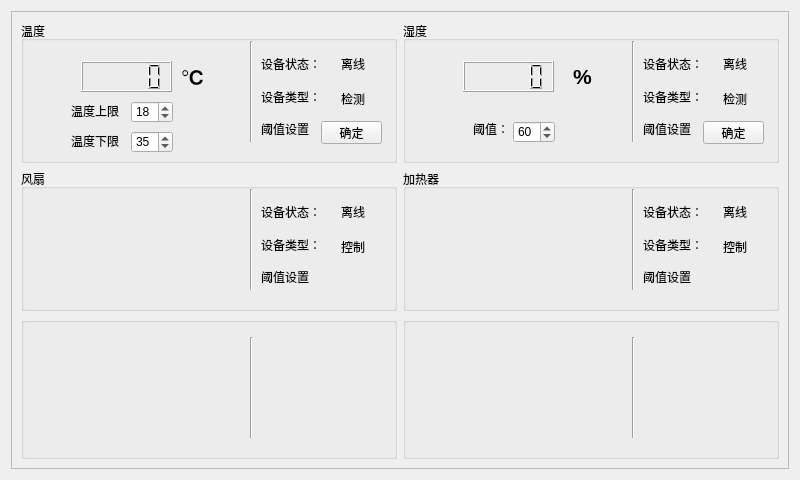
<?xml version="1.0" encoding="UTF-8"?>
<ui version="4.0">
 <class>homeForm</class>
 <widget class="QWidget" name="homeForm">
  <property name="geometry">
   <rect>
    <x>0</x>
    <y>0</y>
    <width>800</width>
    <height>480</height>
   </rect>
  </property>
  <property name="maximumSize">
   <size>
    <width>800</width>
    <height>480</height>
   </size>
  </property>
  <property name="windowTitle">
   <string>Form</string>
  </property>
  <property name="autoFillBackground">
   <bool>true</bool>
  </property>
  <layout class="QGridLayout" name="gridLayout">
   <item row="0" column="1">
    <widget class="QScrollArea" name="scrollArea">
     <property name="minimumSize">
      <size>
       <width>100</width>
       <height>50</height>
      </size>
     </property>
     <property name="widgetResizable">
      <bool>true</bool>
     </property>
     <widget class="QWidget" name="scrollAreaWidgetContents">
      <property name="geometry">
       <rect>
        <x>0</x>
        <y>0</y>
        <width>780</width>
        <height>460</height>
       </rect>
      </property>
      <layout class="QGridLayout" name="gridLayout_2">
       <item row="0" column="0">
        <widget class="QGroupBox" name="groupBox">
         <property name="title">
          <string>温度</string>
         </property>
         <widget class="Line" name="line">
          <property name="geometry">
           <rect>
            <x>220</x>
            <y>20</y>
            <width>20</width>
            <height>101</height>
           </rect>
          </property>
          <property name="orientation">
           <enum>Qt::Vertical</enum>
          </property>
         </widget>
         <widget class="QLCDNumber" name="tempNumber">
          <property name="geometry">
           <rect>
            <x>60</x>
            <y>40</y>
            <width>91</width>
            <height>31</height>
           </rect>
          </property>
         </widget>
         <widget class="QSpinBox" name="tempdwspinBox">
          <property name="geometry">
           <rect>
            <x>110</x>
            <y>110</y>
            <width>42</width>
            <height>22</height>
           </rect>
          </property>
          <property name="value">
           <number>35</number>
          </property>
         </widget>
         <widget class="QLabel" name="label_4">
          <property name="geometry">
           <rect>
            <x>50</x>
            <y>110</y>
            <width>51</width>
            <height>20</height>
           </rect>
          </property>
          <property name="text">
           <string>温度下限</string>
          </property>
         </widget>
         <widget class="QLabel" name="label_17">
          <property name="geometry">
           <rect>
            <x>160</x>
            <y>40</y>
            <width>51</width>
            <height>31</height>
           </rect>
          </property>
          <property name="text">
           <string>&lt;html&gt;&lt;head/&gt;&lt;body&gt;&lt;p&gt;&lt;span style=&quot; font-size:16pt; font-weight:600;&quot;&gt;℃&lt;/span&gt;&lt;/p&gt;&lt;/body&gt;&lt;/html&gt;</string>
          </property>
         </widget>
         <widget class="QPushButton" name="tempButton">
          <property name="geometry">
           <rect>
            <x>300</x>
            <y>100</y>
            <width>61</width>
            <height>23</height>
           </rect>
          </property>
          <property name="text">
           <string>确定</string>
          </property>
         </widget>
         <widget class="QWidget" name="layoutWidget">
          <property name="geometry">
           <rect>
            <x>240</x>
            <y>30</y>
            <width>62</width>
            <height>91</height>
           </rect>
          </property>
          <layout class="QVBoxLayout" name="verticalLayout">
           <item>
            <widget class="QLabel" name="label">
             <property name="text">
              <string>设备状态：</string>
             </property>
            </widget>
           </item>
           <item>
            <widget class="QLabel" name="label_2">
             <property name="text">
              <string>设备类型：</string>
             </property>
            </widget>
           </item>
           <item>
            <widget class="QLabel" name="label_3">
             <property name="text">
              <string>阈值设置</string>
             </property>
            </widget>
           </item>
          </layout>
         </widget>
         <widget class="QLabel" name="tempStatelabel">
          <property name="geometry">
           <rect>
            <x>320</x>
            <y>35</y>
            <width>31</width>
            <height>16</height>
           </rect>
          </property>
          <property name="text">
           <string>离线</string>
          </property>
         </widget>
         <widget class="QLabel" name="label_30">
          <property name="geometry">
           <rect>
            <x>320</x>
            <y>70</y>
            <width>31</width>
            <height>16</height>
           </rect>
          </property>
          <property name="text">
           <string>检测</string>
          </property>
         </widget>
         <widget class="QSpinBox" name="tempupspinBox">
          <property name="geometry">
           <rect>
            <x>110</x>
            <y>80</y>
            <width>42</width>
            <height>22</height>
           </rect>
          </property>
          <property name="value">
           <number>18</number>
          </property>
         </widget>
         <widget class="QLabel" name="label_10">
          <property name="geometry">
           <rect>
            <x>50</x>
            <y>80</y>
            <width>51</width>
            <height>20</height>
           </rect>
          </property>
          <property name="text">
           <string>温度上限</string>
          </property>
         </widget>
        </widget>
       </item>
       <item row="2" column="1">
        <widget class="QGroupBox" name="groupBox_4">
         <property name="title">
          <string/>
         </property>
         <widget class="Line" name="line_6">
          <property name="geometry">
           <rect>
            <x>220</x>
            <y>20</y>
            <width>20</width>
            <height>101</height>
           </rect>
          </property>
          <property name="orientation">
           <enum>Qt::Vertical</enum>
          </property>
         </widget>
         <widget class="QLabel" name="lamppixlabel">
          <property name="geometry">
           <rect>
            <x>80</x>
            <y>30</y>
            <width>81</width>
            <height>81</height>
           </rect>
          </property>
          <property name="text">
           <string/>
          </property>
         </widget>
         <widget class="QLabel" name="label_39">
          <property name="geometry">
           <rect>
            <x>320</x>
            <y>65</y>
            <width>31</width>
            <height>16</height>
           </rect>
          </property>
          <property name="text">
           <string/>
          </property>
         </widget>
         <widget class="QLabel" name="lampStatelabel">
          <property name="geometry">
           <rect>
            <x>320</x>
            <y>30</y>
            <width>31</width>
            <height>21</height>
           </rect>
          </property>
          <property name="text">
           <string/>
          </property>
         </widget>
         <widget class="QWidget" name="layoutWidget">
          <property name="geometry">
           <rect>
            <x>240</x>
            <y>27</y>
            <width>62</width>
            <height>91</height>
           </rect>
          </property>
          <layout class="QVBoxLayout" name="verticalLayout_6">
           <item>
            <widget class="QLabel" name="label_25">
             <property name="text">
              <string/>
             </property>
            </widget>
           </item>
           <item>
            <widget class="QLabel" name="label_24">
             <property name="text">
              <string/>
             </property>
            </widget>
           </item>
           <item>
            <widget class="QLabel" name="label_26">
             <property name="text">
              <string/>
             </property>
            </widget>
           </item>
          </layout>
         </widget>
        </widget>
       </item>
       <item row="0" column="1">
        <widget class="QGroupBox" name="groupBox_2">
         <property name="title">
          <string>湿度</string>
         </property>
         <widget class="Line" name="line_2">
          <property name="geometry">
           <rect>
            <x>220</x>
            <y>20</y>
            <width>20</width>
            <height>101</height>
           </rect>
          </property>
          <property name="orientation">
           <enum>Qt::Vertical</enum>
          </property>
         </widget>
         <widget class="QSpinBox" name="humispinBox">
          <property name="geometry">
           <rect>
            <x>110</x>
            <y>100</y>
            <width>42</width>
            <height>22</height>
           </rect>
          </property>
          <property name="value">
           <number>60</number>
          </property>
         </widget>
         <widget class="QLabel" name="label_6">
          <property name="geometry">
           <rect>
            <x>70</x>
            <y>100</y>
            <width>31</width>
            <height>16</height>
           </rect>
          </property>
          <property name="text">
           <string>阈值：</string>
          </property>
         </widget>
         <widget class="QLCDNumber" name="humiNumber">
          <property name="geometry">
           <rect>
            <x>60</x>
            <y>40</y>
            <width>91</width>
            <height>31</height>
           </rect>
          </property>
         </widget>
         <widget class="QLabel" name="label_18">
          <property name="geometry">
           <rect>
            <x>170</x>
            <y>40</y>
            <width>51</width>
            <height>31</height>
           </rect>
          </property>
          <property name="text">
           <string>&lt;html&gt;&lt;head/&gt;&lt;body&gt;&lt;p&gt;&lt;span style=&quot; font-size:16pt; font-weight:600;&quot;&gt;%&lt;/span&gt;&lt;/p&gt;&lt;/body&gt;&lt;/html&gt;</string>
          </property>
         </widget>
         <widget class="QPushButton" name="humiButton">
          <property name="geometry">
           <rect>
            <x>300</x>
            <y>100</y>
            <width>61</width>
            <height>23</height>
           </rect>
          </property>
          <property name="text">
           <string>确定</string>
          </property>
         </widget>
         <widget class="QLabel" name="label_31">
          <property name="geometry">
           <rect>
            <x>320</x>
            <y>70</y>
            <width>31</width>
            <height>16</height>
           </rect>
          </property>
          <property name="text">
           <string>检测</string>
          </property>
         </widget>
         <widget class="QLabel" name="humiStatelabel">
          <property name="geometry">
           <rect>
            <x>320</x>
            <y>35</y>
            <width>35</width>
            <height>16</height>
           </rect>
          </property>
          <property name="text">
           <string>离线</string>
          </property>
         </widget>
         <widget class="QWidget" name="layoutWidget">
          <property name="geometry">
           <rect>
            <x>240</x>
            <y>30</y>
            <width>62</width>
            <height>91</height>
           </rect>
          </property>
          <layout class="QVBoxLayout" name="verticalLayout_2">
           <item>
            <widget class="QLabel" name="label_8">
             <property name="text">
              <string>设备状态：</string>
             </property>
            </widget>
           </item>
           <item>
            <widget class="QLabel" name="label_7">
             <property name="text">
              <string>设备类型：</string>
             </property>
            </widget>
           </item>
           <item>
            <widget class="QLabel" name="label_5">
             <property name="text">
              <string>阈值设置</string>
             </property>
            </widget>
           </item>
          </layout>
         </widget>
        </widget>
       </item>
       <item row="1" column="1">
        <widget class="QGroupBox" name="groupBox_6">
         <property name="title">
          <string>加热器</string>
         </property>
         <widget class="Line" name="line_4">
          <property name="geometry">
           <rect>
            <x>220</x>
            <y>20</y>
            <width>20</width>
            <height>101</height>
           </rect>
          </property>
          <property name="orientation">
           <enum>Qt::Vertical</enum>
          </property>
         </widget>
         <widget class="QLabel" name="label_35">
          <property name="geometry">
           <rect>
            <x>320</x>
            <y>70</y>
            <width>31</width>
            <height>16</height>
           </rect>
          </property>
          <property name="text">
           <string>控制</string>
          </property>
         </widget>
         <widget class="QLabel" name="hotStatelabel">
          <property name="geometry">
           <rect>
            <x>320</x>
            <y>35</y>
            <width>31</width>
            <height>16</height>
           </rect>
          </property>
          <property name="text">
           <string>离线</string>
          </property>
         </widget>
         <widget class="QWidget" name="layoutWidget">
          <property name="geometry">
           <rect>
            <x>240</x>
            <y>30</y>
            <width>62</width>
            <height>91</height>
           </rect>
          </property>
          <layout class="QVBoxLayout" name="verticalLayout_4">
           <item>
            <widget class="QLabel" name="label_16">
             <property name="text">
              <string>设备状态：</string>
             </property>
            </widget>
           </item>
           <item>
            <widget class="QLabel" name="label_15">
             <property name="text">
              <string>设备类型：</string>
             </property>
            </widget>
           </item>
           <item>
            <widget class="QLabel" name="label_13">
             <property name="text">
              <string>阈值设置</string>
             </property>
            </widget>
           </item>
          </layout>
         </widget>
         <widget class="QLabel" name="hotvaluelabel">
          <property name="geometry">
           <rect>
            <x>170</x>
            <y>70</y>
            <width>41</width>
            <height>21</height>
           </rect>
          </property>
          <property name="text">
           <string/>
          </property>
         </widget>
         <widget class="QLabel" name="hotpixlabel">
          <property name="geometry">
           <rect>
            <x>70</x>
            <y>40</y>
            <width>81</width>
            <height>81</height>
           </rect>
          </property>
          <property name="text">
           <string/>
          </property>
         </widget>
        </widget>
       </item>
       <item row="2" column="0">
        <widget class="QGroupBox" name="groupBox_3">
         <property name="title">
          <string/>
         </property>
         <widget class="Line" name="line_5">
          <property name="geometry">
           <rect>
            <x>220</x>
            <y>20</y>
            <width>20</width>
            <height>101</height>
           </rect>
          </property>
          <property name="orientation">
           <enum>Qt::Vertical</enum>
          </property>
         </widget>
         <widget class="QLabel" name="fanpixlabel_1">
          <property name="geometry">
           <rect>
            <x>80</x>
            <y>40</y>
            <width>81</width>
            <height>81</height>
           </rect>
          </property>
          <property name="text">
           <string/>
          </property>
         </widget>
         <widget class="QLabel" name="label_37">
          <property name="geometry">
           <rect>
            <x>320</x>
            <y>70</y>
            <width>31</width>
            <height>16</height>
           </rect>
          </property>
          <property name="text">
           <string/>
          </property>
         </widget>
         <widget class="QLabel" name="fanStatelabel_3">
          <property name="geometry">
           <rect>
            <x>320</x>
            <y>35</y>
            <width>31</width>
            <height>16</height>
           </rect>
          </property>
          <property name="text">
           <string/>
          </property>
         </widget>
         <widget class="QWidget" name="layoutWidget">
          <property name="geometry">
           <rect>
            <x>240</x>
            <y>30</y>
            <width>62</width>
            <height>91</height>
           </rect>
          </property>
          <layout class="QVBoxLayout" name="verticalLayout_5">
           <item>
            <widget class="QLabel" name="label_21">
             <property name="text">
              <string/>
             </property>
            </widget>
           </item>
           <item>
            <widget class="QLabel" name="label_22">
             <property name="text">
              <string/>
             </property>
            </widget>
           </item>
           <item>
            <widget class="QLabel" name="label_23">
             <property name="text">
              <string/>
             </property>
            </widget>
           </item>
          </layout>
         </widget>
        </widget>
       </item>
       <item row="1" column="0">
        <widget class="QGroupBox" name="groupBox_5">
         <property name="title">
          <string>风扇</string>
         </property>
         <widget class="Line" name="line_3">
          <property name="geometry">
           <rect>
            <x>220</x>
            <y>20</y>
            <width>20</width>
            <height>101</height>
           </rect>
          </property>
          <property name="orientation">
           <enum>Qt::Vertical</enum>
          </property>
         </widget>
         <widget class="QLabel" name="label_33">
          <property name="geometry">
           <rect>
            <x>320</x>
            <y>70</y>
            <width>31</width>
            <height>16</height>
           </rect>
          </property>
          <property name="text">
           <string/>
          </property>
         </widget>
         <widget class="QLabel" name="fanStatelabel">
          <property name="geometry">
           <rect>
            <x>320</x>
            <y>35</y>
            <width>31</width>
            <height>16</height>
           </rect>
          </property>
          <property name="text">
           <string>离线</string>
          </property>
         </widget>
         <widget class="QWidget" name="layoutWidget">
          <property name="geometry">
           <rect>
            <x>240</x>
            <y>30</y>
            <width>62</width>
            <height>91</height>
           </rect>
          </property>
          <layout class="QVBoxLayout" name="verticalLayout_3">
           <item>
            <widget class="QLabel" name="label_12">
             <property name="text">
              <string>设备状态：</string>
             </property>
            </widget>
           </item>
           <item>
            <widget class="QLabel" name="label_11">
             <property name="text">
              <string>设备类型：</string>
             </property>
            </widget>
           </item>
           <item>
            <widget class="QLabel" name="label_9">
             <property name="text">
              <string>阈值设置</string>
             </property>
            </widget>
           </item>
          </layout>
         </widget>
         <widget class="QLabel" name="label_36">
          <property name="geometry">
           <rect>
            <x>320</x>
            <y>70</y>
            <width>31</width>
            <height>16</height>
           </rect>
          </property>
          <property name="text">
           <string>控制</string>
          </property>
         </widget>
         <widget class="QLabel" name="fanpixlabel">
          <property name="geometry">
           <rect>
            <x>70</x>
            <y>30</y>
            <width>81</width>
            <height>81</height>
           </rect>
          </property>
          <property name="text">
           <string/>
          </property>
         </widget>
         <widget class="QLabel" name="fanvaluelabel">
          <property name="geometry">
           <rect>
            <x>170</x>
            <y>60</y>
            <width>41</width>
            <height>21</height>
           </rect>
          </property>
          <property name="text">
           <string/>
          </property>
         </widget>
        </widget>
       </item>
      </layout>
     </widget>
    </widget>
   </item>
  </layout>
 </widget>
 <resources/>
 <connections/>
</ui>
